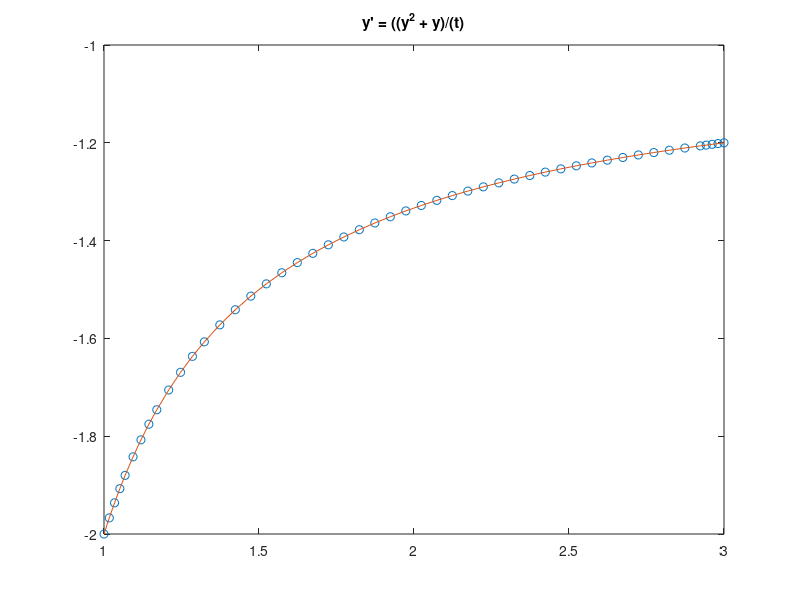

The MATLAB source for this figure:
function [t,y] = RA183045_L11_03()
    
    f = @(t,y) (y.^2 + y)/(t); % função a ser integrada
    tspan = [1 3]; % intervalo
    y0 = -2;
    [t,y] = ode45(f,tspan,y0) % integração


    % pós-processamento
    figure;
    plot(t,y,'o'); hold on;
    plot(t,(2*t./(1-2.*t))); %plota uma linha continua a partir da solução analítica da EDO apresentada a cima. A partir dela, podemos ver que a solução obtida anteriormente está correta
    title('y'' = ((y^2 + y)/(t)')

end